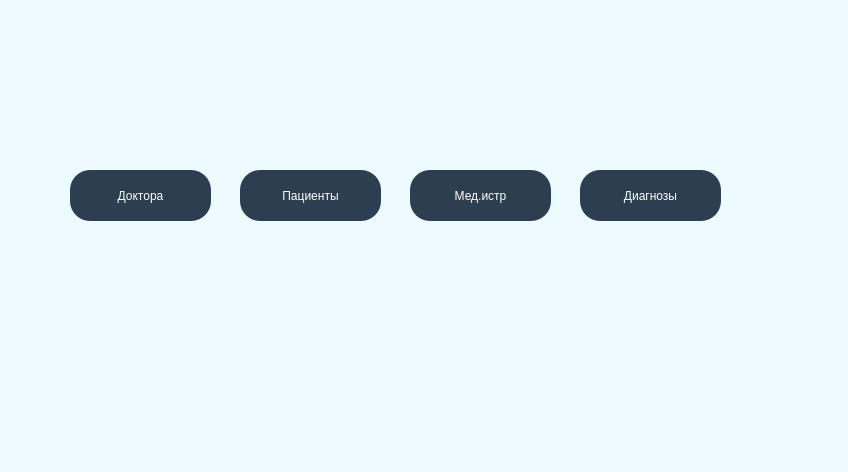
<?xml version="1.0" encoding="UTF-8"?>
<ui version="4.0">
 <class>MainWindow</class>
 <widget class="QMainWindow" name="MainWindow">
  <property name="geometry">
   <rect>
    <x>0</x>
    <y>0</y>
    <width>848</width>
    <height>472</height>
   </rect>
  </property>
  <property name="windowTitle">
   <string>MainWindow</string>
  </property>
  <property name="styleSheet">
   <string notr="true">font: 75 8pt &quot;Courier&quot;;
background-color: rgb(237, 250, 255);</string>
  </property>
  <widget class="QWidget" name="centralwidget">
   <widget class="QPushButton" name="AccidentsBtn">
    <property name="geometry">
     <rect>
      <x>70</x>
      <y>170</y>
      <width>141</width>
      <height>51</height>
     </rect>
    </property>
    <property name="styleSheet">
     <string notr="true"> background-color: #2c3e50;
border-radius: 20px;
color: white;
    border: none;

    padding: 10px 20px;
</string>
    </property>
    <property name="text">
     <string>Доктора</string>
    </property>
   </widget>
   <widget class="QPushButton" name="DriversBtn">
    <property name="geometry">
     <rect>
      <x>240</x>
      <y>170</y>
      <width>141</width>
      <height>51</height>
     </rect>
    </property>
    <property name="styleSheet">
     <string notr="true"> background-color: #2c3e50;
border-radius: 20px;
color: white;
    border: none;

    padding: 10px 20px;
</string>
    </property>
    <property name="text">
     <string>Пациенты</string>
    </property>
   </widget>
   <widget class="QPushButton" name="FuelBtn">
    <property name="geometry">
     <rect>
      <x>410</x>
      <y>170</y>
      <width>141</width>
      <height>51</height>
     </rect>
    </property>
    <property name="styleSheet">
     <string notr="true"> background-color: #2c3e50;
border-radius: 20px;
color: white;
    border: none;

    padding: 10px 20px;
</string>
    </property>
    <property name="text">
     <string>Мед.истр</string>
    </property>
   </widget>
   <widget class="QPushButton" name="InspectionsBtn">
    <property name="geometry">
     <rect>
      <x>580</x>
      <y>170</y>
      <width>141</width>
      <height>51</height>
     </rect>
    </property>
    <property name="styleSheet">
     <string notr="true"> background-color: #2c3e50;
border-radius: 20px;
color: white;
    border: none;

    padding: 10px 20px;
</string>
    </property>
    <property name="text">
     <string>Диагнозы</string>
    </property>
   </widget>
  </widget>
 </widget>
 <resources/>
 <connections/>
</ui>
